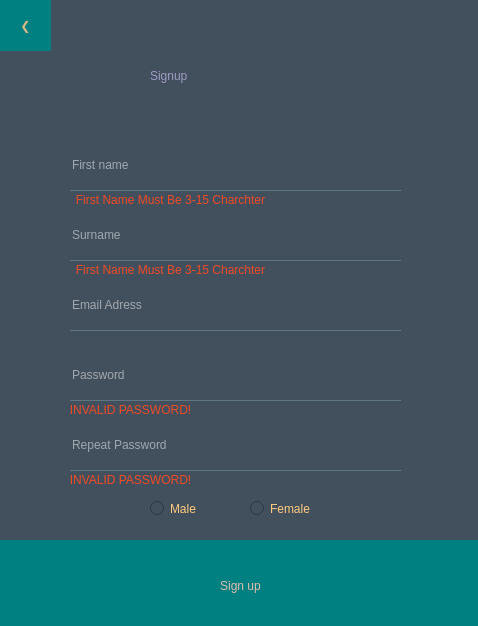
<?xml version="1.0" encoding="UTF-8"?>
<ui version="4.0">
 <class>Dialog</class>
 <widget class="QDialog" name="Dialog">
  <property name="geometry">
   <rect>
    <x>0</x>
    <y>0</y>
    <width>478</width>
    <height>626</height>
   </rect>
  </property>
  <property name="windowTitle">
   <string>Dialog</string>
  </property>
  <property name="styleSheet">
   <string notr="true">background-color: #42505E;</string>
  </property>
  <widget class="QLabel" name="label">
   <property name="geometry">
    <rect>
     <x>150</x>
     <y>30</y>
     <width>181</width>
     <height>91</height>
    </rect>
   </property>
   <property name="styleSheet">
    <string notr="true">color:#9D9BC3;
font:42pt &quot;Microsoft JhengHei UI Light&quot;;
</string>
   </property>
   <property name="text">
    <string>Signup</string>
   </property>
  </widget>
  <widget class="QLineEdit" name="familyName">
   <property name="geometry">
    <rect>
     <x>70</x>
     <y>210</y>
     <width>331</width>
     <height>51</height>
    </rect>
   </property>
   <property name="styleSheet">
    <string notr="true">font:16pt &quot;Microsoft JhengHei UI Light&quot;;
color: rgb(255, 255, 255);


background:transparent;
border:none;
color:rgb(255, 255, 255);;
border-bottom:1px solid rgb(96, 118, 129);</string>
   </property>
   <property name="placeholderText">
    <string>Surname</string>
   </property>
  </widget>
  <widget class="QLineEdit" name="firstName">
   <property name="enabled">
    <bool>true</bool>
   </property>
   <property name="geometry">
    <rect>
     <x>70</x>
     <y>140</y>
     <width>331</width>
     <height>51</height>
    </rect>
   </property>
   <property name="autoFillBackground">
    <bool>false</bool>
   </property>
   <property name="styleSheet">
    <string notr="true">font:16pt &quot;Microsoft JhengHei UI Light&quot;;
color: rgb(255, 255, 255);


background:transparent;
border:none;
color:rgb(255, 255, 255);;
border-bottom:1px solid rgb(96, 118, 129);</string>
   </property>
   <property name="text">
    <string/>
   </property>
   <property name="placeholderText">
    <string>First name</string>
   </property>
  </widget>
  <widget class="QPushButton" name="creatAcc">
   <property name="geometry">
    <rect>
     <x>0</x>
     <y>540</y>
     <width>481</width>
     <height>91</height>
    </rect>
   </property>
   <property name="styleSheet">
    <string notr="true">QPushButton{
background-color: rgb(0, 128, 128);
font: 25 22pt &quot;Microsoft YaHei UI Light&quot;;
color: #E0BCAB;
border-style: dotted;}
QPushButton:hover{
background-color:rgb(241, 241, 241);
font: 25 22pt &quot;Microsoft YaHei UI Light&quot;;
color: rgb(0, 159, 159);
border-style: dotted;}
</string>
   </property>
   <property name="text">
    <string>Sign up</string>
   </property>
  </widget>
  <widget class="QLineEdit" name="Pass_2">
   <property name="geometry">
    <rect>
     <x>70</x>
     <y>350</y>
     <width>331</width>
     <height>51</height>
    </rect>
   </property>
   <property name="styleSheet">
    <string notr="true">font:16pt &quot;Microsoft JhengHei UI Light&quot;;
color: rgb(255, 255, 255);


background:transparent;
border:none;
color:rgb(255, 255, 255);;
border-bottom:1px solid rgb(96, 118, 129);</string>
   </property>
   <property name="text">
    <string/>
   </property>
   <property name="placeholderText">
    <string>Password </string>
   </property>
  </widget>
  <widget class="QLineEdit" name="Email">
   <property name="enabled">
    <bool>true</bool>
   </property>
   <property name="geometry">
    <rect>
     <x>70</x>
     <y>280</y>
     <width>331</width>
     <height>51</height>
    </rect>
   </property>
   <property name="autoFillBackground">
    <bool>false</bool>
   </property>
   <property name="styleSheet">
    <string notr="true">font:16pt &quot;Microsoft JhengHei UI Light&quot;;
color: rgb(255, 255, 255);


background:transparent;
border:none;
color:rgb(255, 255, 255);;
border-bottom:1px solid rgb(96, 118, 129);</string>
   </property>
   <property name="text">
    <string/>
   </property>
   <property name="placeholderText">
    <string>Email Adress</string>
   </property>
  </widget>
  <widget class="QLineEdit" name="Pass_3">
   <property name="geometry">
    <rect>
     <x>70</x>
     <y>420</y>
     <width>331</width>
     <height>51</height>
    </rect>
   </property>
   <property name="styleSheet">
    <string notr="true">font:16pt &quot;Microsoft JhengHei UI Light&quot;;
color: rgb(255, 255, 255);


background:transparent;
border:none;
color:rgb(255, 255, 255);;
border-bottom:1px solid rgb(96, 118, 129);</string>
   </property>
   <property name="text">
    <string/>
   </property>
   <property name="placeholderText">
    <string>Repeat Password</string>
   </property>
  </widget>
  <widget class="QRadioButton" name="Male">
   <property name="geometry">
    <rect>
     <x>150</x>
     <y>500</y>
     <width>61</width>
     <height>17</height>
    </rect>
   </property>
   <property name="styleSheet">
    <string notr="true">font:11pt &quot;Microsoft JhengHei UI Light&quot;;
color:rgb(255, 201, 126);
</string>
   </property>
   <property name="text">
    <string>Male</string>
   </property>
  </widget>
  <widget class="QRadioButton" name="Female">
   <property name="geometry">
    <rect>
     <x>250</x>
     <y>500</y>
     <width>71</width>
     <height>17</height>
    </rect>
   </property>
   <property name="styleSheet">
    <string notr="true">font:11pt &quot;Microsoft JhengHei UI Light&quot;;
color:rgb(255, 201, 126);</string>
   </property>
   <property name="text">
    <string>Female</string>
   </property>
  </widget>
  <widget class="QPushButton" name="backtologin">
   <property name="geometry">
    <rect>
     <x>0</x>
     <y>0</y>
     <width>51</width>
     <height>51</height>
    </rect>
   </property>
   <property name="styleSheet">
    <string notr="true">QPushButton{background-color: rgb(0, 128, 128) ;
font: 25 22pt &quot;Microsoft YaHei UI Light&quot;;
color: rgb(222, 184, 135);
border-style: dotted;}
QPushButton:hover{background-color:rgb(241, 241, 241);
font: 25 22pt &quot;Microsoft YaHei UI Light&quot;;
color: rgb(222, 184, 135);
border-style: dotted;}</string>
   </property>
   <property name="text">
    <string>❮</string>
   </property>
  </widget>
  <widget class="QPushButton" name="invalidLabel">
   <property name="geometry">
    <rect>
     <x>70</x>
     <y>470</y>
     <width>121</width>
     <height>20</height>
    </rect>
   </property>
   <property name="styleSheet">
    <string notr="true">QPushButton{
font: 75 10pt &quot;MS Shell Dlg 2&quot;;
color: rgb(238, 74, 38);
border-style: dotted;
}
QPushButton:hover{font: 75 10pt &quot;MS Shell Dlg 2&quot;;
color: rgb(241, 241, 241);
border-style: dotted;}
</string>
   </property>
   <property name="text">
    <string>INVALID PASSWORD!</string>
   </property>
  </widget>
  <widget class="QPushButton" name="invalidLabel_2">
   <property name="geometry">
    <rect>
     <x>70</x>
     <y>400</y>
     <width>121</width>
     <height>20</height>
    </rect>
   </property>
   <property name="styleSheet">
    <string notr="true">QPushButton{
font: 75 10pt &quot;MS Shell Dlg 2&quot;;
color: rgb(238, 74, 38);
border-style: dotted;
}
QPushButton:hover{font: 75 10pt &quot;MS Shell Dlg 2&quot;;
color: rgb(241, 241, 241);
border-style: dotted;}
</string>
   </property>
   <property name="text">
    <string>INVALID PASSWORD!</string>
   </property>
  </widget>
  <widget class="QPushButton" name="invalidfirstname">
   <property name="geometry">
    <rect>
     <x>70</x>
     <y>190</y>
     <width>201</width>
     <height>20</height>
    </rect>
   </property>
   <property name="styleSheet">
    <string notr="true">QPushButton{
font: 75 10pt &quot;MS Shell Dlg 2&quot;;
color: rgb(238, 74, 38);
border-style: dotted;
}
QPushButton:hover{font: 75 10pt &quot;MS Shell Dlg 2&quot;;
color: rgb(241, 241, 241);
border-style: dotted;}
</string>
   </property>
   <property name="text">
    <string>First Name Must Be 3-15 Charchter</string>
   </property>
  </widget>
  <widget class="QPushButton" name="invalidfamilyname">
   <property name="geometry">
    <rect>
     <x>70</x>
     <y>260</y>
     <width>201</width>
     <height>20</height>
    </rect>
   </property>
   <property name="styleSheet">
    <string notr="true">QPushButton{
font: 75 10pt &quot;MS Shell Dlg 2&quot;;
color: rgb(238, 74, 38);
border-style: dotted;
}
QPushButton:hover{font: 75 10pt &quot;MS Shell Dlg 2&quot;;
color: rgb(241, 241, 241);
border-style: dotted;}
</string>
   </property>
   <property name="text">
    <string>First Name Must Be 3-15 Charchter</string>
   </property>
  </widget>
  <zorder>invalidfamilyname</zorder>
  <zorder>invalidfirstname</zorder>
  <zorder>invalidLabel</zorder>
  <zorder>invalidLabel_2</zorder>
  <zorder>label</zorder>
  <zorder>familyName</zorder>
  <zorder>firstName</zorder>
  <zorder>creatAcc</zorder>
  <zorder>Pass_2</zorder>
  <zorder>Email</zorder>
  <zorder>Pass_3</zorder>
  <zorder>Male</zorder>
  <zorder>Female</zorder>
  <zorder>backtologin</zorder>
 </widget>
 <tabstops>
  <tabstop>firstName</tabstop>
  <tabstop>familyName</tabstop>
  <tabstop>Email</tabstop>
  <tabstop>Pass_2</tabstop>
  <tabstop>Pass_3</tabstop>
  <tabstop>creatAcc</tabstop>
 </tabstops>
 <resources/>
 <connections/>
</ui>
